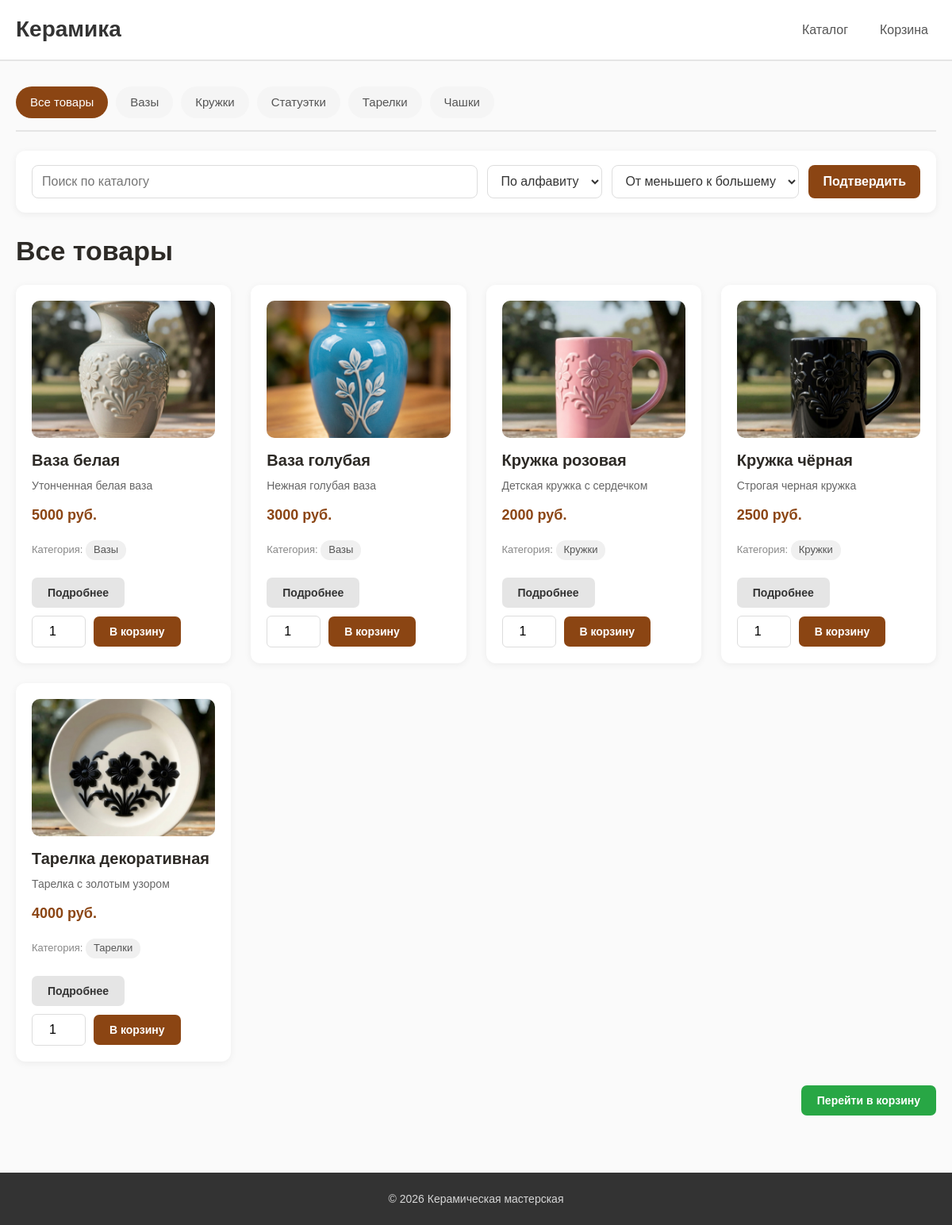
The app's page /catalog, older data.
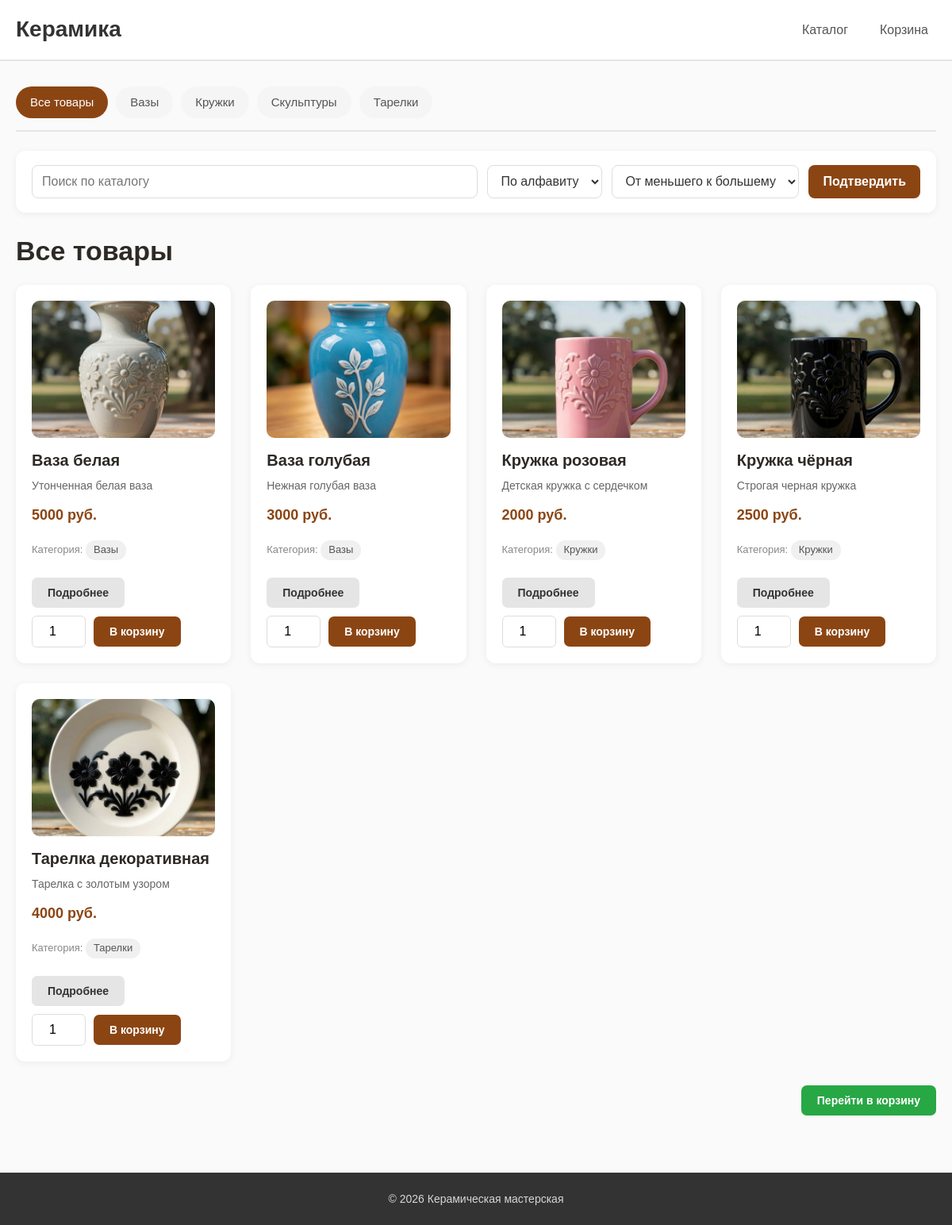
The same page, newer data.
### tables this page shows
CREATE TABLE categories (
    id INTEGER PRIMARY KEY AUTOINCREMENT,
    name TEXT NOT NULL UNIQUE,
    slug TEXT NOT NULL UNIQUE,
    description TEXT
    );

CREATE TABLE products (
    id TEXT PRIMARY KEY,
    name TEXT NOT NULL,
    description TEXT,
    price INTEGER NOT NULL,
    status TEXT NOT NULL DEFAULT 'available',
    img TEXT,
    category_id INTEGER,
    FOREIGN KEY (category_id) REFERENCES categories(id)
    );

### routes/main.py (the view)
@main_bp.route("/catalog")
def catalog():
    category_slug = request.args.get('category')
    sort_by = request.args.get("sort_by", "name")
    order = request.args.get("order", "ASC").upper()
    search_query = request.args.get("q", "").strip()
    products = get_all_products(category_slug, sort_by, order, search_query)
    categories = get_all_categories()
    current_category = None
    if category_slug:
        current_category = get_category_by_slug(category_slug)
        if not current_category:
            flash("Категория не найдена", "error")
            return redirect(url_for('main.catalog'))
    return render_template("catalog.html",
                           products=products,
                           categories=categories,
                           current_category=current_category,
                           current_sort=sort_by,
                           current_order=order,
                           category_slug=category_slug,
                           search_query=search_query, product_statuses=PRODUCT_STATUSES)

### app.py (called while the page is built, shortened)
@app.before_request
def protect_from_csrf():
    if request.method != "POST":
        return

@app.context_processor
def inject_cart_count():
    return {"cart_count": get_cart_count(session)}

@app.context_processor
def inject_csrf_token():
    return {"csrf_token": get_csrf_token}

### db.py (called while the page is built)
def get_db_connection():
    conn = sqlite3.connect("shop.db")
    conn.row_factory = sqlite3.Row
    return conn

def get_all_categories():
    conn = get_db_connection()
    categories = conn.execute("SELECT * FROM categories ORDER BY name").fetchall()
    conn.close()
    return categories

### services/cart_service.py (called while the page is built)
def get_cart(session):
    return session.get("cart", {})

def get_cart_count(session):
    cart = get_cart(session)
    return sum(cart.values())

### services/csrf_service.py (called while the page is built)
def get_csrf_token():
    if "csrf_token" not in session:
        session["csrf_token"] = secrets.token_urlsafe(32)
    return session["csrf_token"]

### templates/catalog.html (shortened to what this page needs)
{% extends 'base.html' %}
{% block content %}
	<div class="category-nav">
		<a href="{{url_for('main.catalog', sort_by=current_sort, order=current_order, q=search_query)}}" class="category-link {% if not current_category %}active{% endif %}">Все товары</a>
		{% for category in categories %}
			<a href="{{url_for('main.catalog', category=category.slug, sort_by=current_sort, order=current_order, q=search_query)}}"
				class="category-link {% if current_category and current_category.id == category.id %}active{% endif %}">
				{{category.name}}
			</a>
		{% endfor %}
	</div>
	<form action="{{url_for('main.catalog')}}" method="get" class="catalog-controls">
		<input type="text" name="q" value="{{ search_query}}" placeholder="Поиск по каталогу" class="search-input">
		<select name="sort_by" id="sort_by">
			<option value="name" {% if current_sort == 'name' %}selected{% endif %}>По алфавиту</option>
		</select>
		<select name="order" id="order">
			<option value="ASC" {% if current_order == 'ASC' %}selected{% endif %}>От меньшего к большему</option>
		</select>
		<button type="submit">Подтвердить</button>
	</form>
	{% if current_category %}
		<h1 class="page-title">{{current_category.name}}</h1>
		{% if current_category.description %}
			<p class="category-description">{{current_category.description}}</p>
		{% endif %}
	{% else %}
		<h1 class="page-title">Все товары</h1>
	{% endif %}
	{% if products %}
		<div class="product-grid">
			{% for product in products %}
				<div class="product-card">
					{% if product.img %}
						<img src="{{product.img}}" alt="{{product.name}}" class="product-image">
					{% endif %}
					<h3 class="product-title">{{product.name}}</h3>
					<p class="product-description">{{product.description}}</p>
					<p class="product-price">{{product.price}} руб.</p>
					{% if product.category_name %}
						<p class="product-category">
							Категория:
							<a href="{{url_for('main.catalog', category=product.category_slug, sort_by=current_sort, order=current_order, q=search_query)}}" class="category-link">
								{{product.category_name}}
							</a>
						</p>
					{% endif %}
					<div class="product-actions">
						<a href="{{url_for('main.product_page', product_id=product.id)}}" class="btn btn-secondary">Подробнее</a>
						{% if product.status == 'available' %}
							<form action="{{url_for('main.add_to_cart_route', product_id=product.id)}}" method="post" class="add-to-cart-form">
								<input type="number" name="quantity" min="1" value="1" class="quantity-input">
								<button type="submit" class="btn btn-primary">В корзину</button>
							</form>
						{% else %}
							<span class="btn btn-secondary product-unavailable-button">
								Недоступно
							</span>
						{% endif %}
					</div>
				</div>
			{% endfor %}
		</div>
	{% endif %}
	<div class="catalog-footer">
		<a href="{{url_for('main.show_cart')}}" class="btn btn-success">Перейти в корзину</a>
	</div>
{% endblock %}

### templates/base.html (shortened to what this page needs)
<!DOCTYPE html>
<html lang="en">
<head>
	<link rel="stylesheet" href="{{ url_for('static', filename='css/style.css') }}">
</head>
<body>
	<header class="main-header">
		<div class="container">
			<div class="header-inner">
				<a href="{{url_for('main.index')}}" class="logo">Керамика</a>
				<nav class="main-nav">
					<ul class="nav-list">
						<li class="nav-item">
							<a href="{{url_for('main.catalog')}}" class="nav-link">Каталог</a>
						</li>
						<li class="nav-item">
							<a href="{{url_for('main.show_cart')}}" class="nav-link cart-link">
								Корзина
							</a>
						</li>
					</ul>
				</nav>
			</div>
		</div>
	</header>
	<main class="main-content">
		<div class="container">
			{% block content %}
			{% endblock %}
		</div>
	</main>
	<footer class="main-footer">
		<div class="container">
			<p class="footer-text">&copy; 2026 Керамическая мастерская</p>
		</div>
	</footer>
</body>
</html>

### static/css/style.css (style rules this page uses)
* { margin: 0; padding: 0; box-sizing: border-box; }
html { overflow-x: hidden; }
body { min-width: 0; font-family: Arial, Helvetica, sans-serif; line-height: 1.6; color: #333; background: #fafafa; overflow-x: hidden; }
img { max-width: 100%; height: auto; display: block; }
button, input, select, textarea { font: inherit; }
.container { width: min(1200px, 100%); margin: 0 auto; padding: 0 20px; }
.main-header { background: #fff; border-bottom: 2px solid #e5e5e5; padding: 15px 0; }
.header-inner { display: flex; justify-content: space-between; align-items: center; gap: 18px; flex-wrap: wrap; }
.logo { font-size: 28px; font-weight: bold; text-decoration: none; color: #333; transition: color 0.2s; }
.main-nav { display: flex; align-items: center; }
.nav-list { display: flex; list-style: none; gap: 20px; align-items: center; flex-wrap: wrap; }
.nav-link { display: inline-flex; align-items: center; text-decoration: none; color: #555; font-weight: 500; padding: 6px 10px; border-radius: 6px; transition: background 0.2s, color 0.2s; }
.cart-link { position: relative; display: inline-flex; align-items: center; gap: 6px; }
.main-content { min-height: 70vh; padding: 32px 0; }
.main-footer { background: #333; color: #fff; padding: 22px 0; margin-top: 40px; text-align: center; }
.footer-text { font-size: 14px; opacity: 0.8; }
.page-title { margin-bottom: 22px; color: #2d2a26; font-size: 34px; line-height: 1.2; }
.btn { display: inline-flex; align-items: center; justify-content: center; min-height: 38px; padding: 8px 20px; border: none; border-radius: 7px; cursor: pointer; font-size: 14px; font-weight: 600; text-decoration: none; text-align: center; line-height: 1.3; transition: background 0.2s, transform 0.1s, box-shadow 0.2s; }
.btn-primary { background: #8b4513; color: #fff; }
.btn-secondary { background: #e5e5e5; color: #333; }
.btn-success { background: #28a745; color: #fff; }
.category-nav { display: flex; flex-wrap: wrap; gap: 10px; margin-bottom: 24px; padding-bottom: 15px; border-bottom: 2px solid #e5e5e5; }
.category-link { display: inline-flex; align-items: center; padding: 8px 18px; background: #f5f5f5; border-radius: 999px; text-decoration: none; color: #555; font-size: 15px; transition: background 0.2s, color 0.2s; }
.category-link.active { background: #8b4513; color: #fff; }
.catalog-controls { display: flex; align-items: center; flex-wrap: wrap; gap: 12px; background: #fff; padding: 18px 20px; margin-bottom: 28px; border-radius: 12px; box-shadow: 0 2px 10px rgba(0, 0, 0, 0.06); }
.catalog-controls input, .catalog-controls select { height: 42px; padding: 8px 12px; border: 1px solid #ddd; border-radius: 8px; background: #fff; color: #333; font: inherit; }
.catalog-controls .search-input { min-width: 260px; flex: 1; }
.catalog-controls button { height: 42px; padding: 0 18px; border: none; border-radius: 8px; background: #8b4513; color: #fff; font: inherit; font-weight: 600; cursor: pointer; transition: background 0.2s, transform 0.1s; }
.product-grid { display: grid; grid-template-columns: repeat(auto-fill, minmax(270px, 1fr)); gap: 25px; margin-top: 20px; }
.product-card { min-width: 0; background: #fff; border-radius: 12px; padding: 20px; box-shadow: 0 2px 10px rgba(0, 0, 0, 0.06); transition: box-shadow 0.3s, transform 0.2s; display: flex; flex-direction: column; }
.product-image { width: 100%; aspect-ratio: 4 / 3; object-fit: cover; border-radius: 10px; margin-bottom: 16px; background: #f0f0f0; }
.product-title { font-size: 20px; line-height: 1.25; margin-bottom: 8px; color: #2d2a26; }
.product-description { color: #666; font-size: 14px; flex-grow: 1; }
.product-price { font-weight: bold; font-size: 18px; color: #8b4513; margin: 12px 0; }
.product-category { font-size: 13px; color: #888; margin: 5px 0 10px; }
.product-category .category-link { font-size: 13px; padding: 2px 10px; background: #f0f0f0; border-radius: 12px; display: inline-flex; }
.product-actions { display: flex; align-items: center; gap: 10px; flex-wrap: wrap; margin-top: 12px; }
.product-actions .btn { flex-shrink: 0; }
.add-to-cart-form { display: flex; align-items: center; gap: 10px; flex-wrap: wrap; }
.quantity-input { width: 68px; min-height: 38px; padding: 6px; border: 1px solid #ddd; border-radius: 6px; text-align: center; }
.catalog-footer { margin-top: 30px; text-align: right; }

Row changes from the older to the newer data that the page shows:
removed categories: name "Статуэтки"
removed categories: name "Чашки"
added categories: name "Скульптуры"
